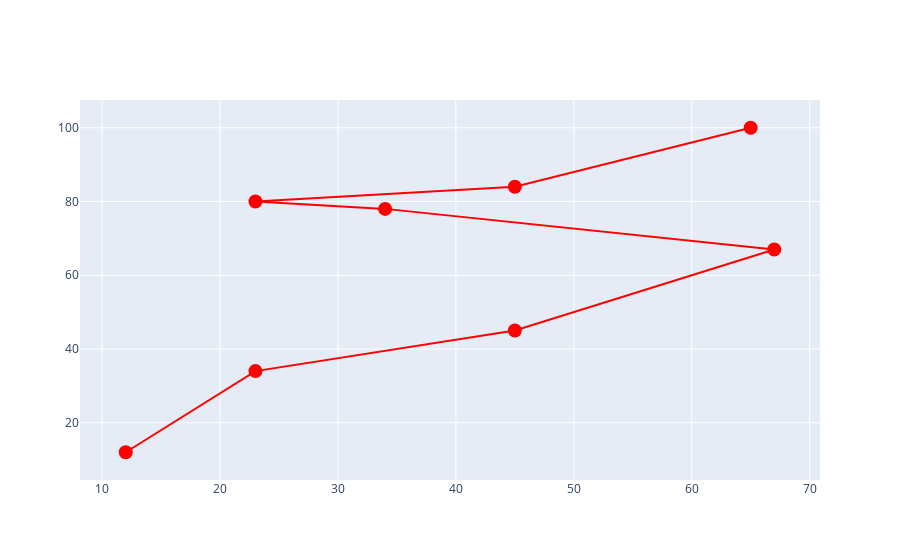

Notebook code cell kept with this figure:
### Code cell
fig = go.Figure(
    data = go.Scatter(x = x, y = y, mode = "markers+lines", marker = dict(color = "red", size = 14)),
)
fig.show()

### Figure 1 — Plotly figure (JSON) as saved in the notebook; plotly's stock layout.template omitted (floating-point values rounded to 4 significant figures)
{"data": [{"marker": {"color": "red", "size": 14}, "mode": "markers+lines", "type": "scatter", "x": [12, 23, 45, 67, 34, 23, 45, 65], "y": [12, 34, 45, 67, 78, 80, 84, 100]}], "layout": {"autosize": true, "xaxis": {"autorange": true, "range": [8.143, 70.86], "type": "linear"}, "yaxis": {"autorange": true, "range": [1.19, 110.8], "type": "linear"}}}
